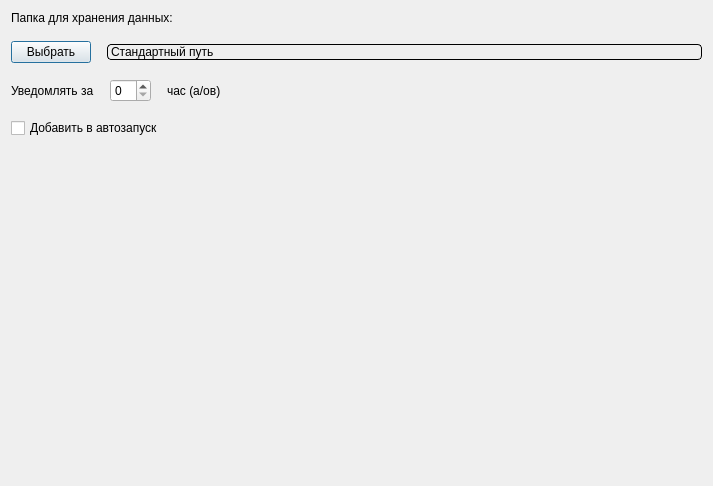
<?xml version="1.0" encoding="UTF-8"?>
<ui version="4.0">
 <class>app_setting</class>
 <widget class="QDialog" name="app_setting">
  <property name="enabled">
   <bool>true</bool>
  </property>
  <property name="geometry">
   <rect>
    <x>0</x>
    <y>0</y>
    <width>713</width>
    <height>486</height>
   </rect>
  </property>
  <property name="windowTitle">
   <string>Настройка приложения</string>
  </property>
  <layout class="QVBoxLayout" name="verticalLayout_2">
   <property name="spacing">
    <number>16</number>
   </property>
   <item>
    <layout class="QVBoxLayout" name="verticalLayout">
     <item>
      <widget class="QLabel" name="label_select_directory">
       <property name="sizePolicy">
        <sizepolicy hsizetype="Preferred" vsizetype="Maximum">
         <horstretch>0</horstretch>
         <verstretch>0</verstretch>
        </sizepolicy>
       </property>
       <property name="text">
        <string>Папка для хранения данных:</string>
       </property>
      </widget>
     </item>
     <item>
      <layout class="QHBoxLayout" name="horizontalLayout">
       <item>
        <widget class="QPushButton" name="btn_select_directory">
         <property name="sizePolicy">
          <sizepolicy hsizetype="Maximum" vsizetype="Fixed">
           <horstretch>0</horstretch>
           <verstretch>0</verstretch>
          </sizepolicy>
         </property>
         <property name="text">
          <string>Выбрать</string>
         </property>
        </widget>
       </item>
       <item>
        <widget class="QLabel" name="label_selected_directory">
         <property name="sizePolicy">
          <sizepolicy hsizetype="Minimum" vsizetype="Maximum">
           <horstretch>0</horstretch>
           <verstretch>0</verstretch>
          </sizepolicy>
         </property>
         <property name="styleSheet">
          <string notr="true">border: 1px solid #000;
border-radius: 4px;</string>
         </property>
         <property name="text">
          <string>Стандартный путь</string>
         </property>
        </widget>
       </item>
      </layout>
     </item>
    </layout>
   </item>
   <item>
    <layout class="QHBoxLayout" name="horizontalLayout_3">
     <item>
      <widget class="QLabel" name="label">
       <property name="sizePolicy">
        <sizepolicy hsizetype="Maximum" vsizetype="Preferred">
         <horstretch>0</horstretch>
         <verstretch>0</verstretch>
        </sizepolicy>
       </property>
       <property name="text">
        <string>Уведомлять за</string>
       </property>
      </widget>
     </item>
     <item>
      <widget class="QSpinBox" name="select_delay">
       <property name="sizePolicy">
        <sizepolicy hsizetype="Maximum" vsizetype="Fixed">
         <horstretch>0</horstretch>
         <verstretch>0</verstretch>
        </sizepolicy>
       </property>
      </widget>
     </item>
     <item>
      <widget class="QLabel" name="label_2">
       <property name="sizePolicy">
        <sizepolicy hsizetype="Maximum" vsizetype="Preferred">
         <horstretch>0</horstretch>
         <verstretch>0</verstretch>
        </sizepolicy>
       </property>
       <property name="text">
        <string>час (а/ов)</string>
       </property>
      </widget>
     </item>
     <item>
      <spacer name="horizontalSpacer">
       <property name="orientation">
        <enum>Qt::Horizontal</enum>
       </property>
       <property name="sizeHint" stdset="0">
        <size>
         <width>40</width>
         <height>20</height>
        </size>
       </property>
      </spacer>
     </item>
    </layout>
   </item>
   <item>
    <layout class="QHBoxLayout" name="horizontalLayout_2">
     <item>
      <widget class="QCheckBox" name="check_autostart">
       <property name="text">
        <string>Добавить в автозапуск</string>
       </property>
      </widget>
     </item>
    </layout>
   </item>
   <item>
    <spacer name="verticalSpacer">
     <property name="orientation">
      <enum>Qt::Vertical</enum>
     </property>
     <property name="sizeHint" stdset="0">
      <size>
       <width>20</width>
       <height>40</height>
      </size>
     </property>
    </spacer>
   </item>
  </layout>
 </widget>
 <resources/>
 <connections/>
</ui>
